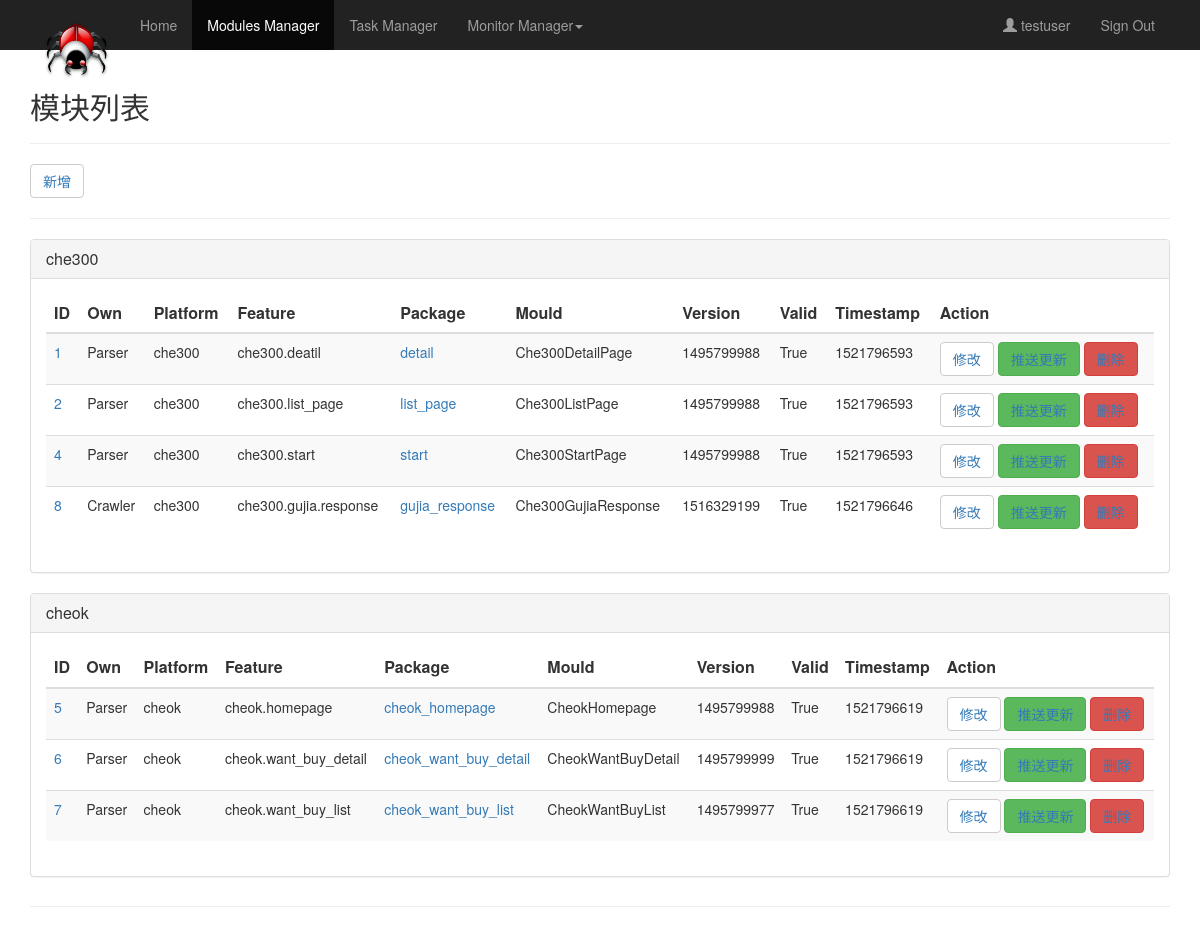
/modules/list (signed in), run on the app's committed database.
### app/models.py (models this page shows, shortened)
class User(db.Model, UserMixin):
    __tablename__ = 'users'
    id = db.Column(db.Integer, primary_key=True)
    username = db.Column(db.String(32), index=True)
    password_hash = db.Column(db.String(128))
    @property
    def password(self):
        raise AttributeError('Password is not a readable attribute.')

class Modules(db.Model):
    __tablename__ = 'modules'
    id = db.Column(db.Integer, primary_key=True)
    own = db.Column(db.String(16))
    platform = db.Column(db.String(32))
    feature = db.Column(db.String(32))
    package = db.Column(db.String(64))
    mould = db.Column(db.String(32))
    url = db.Column(db.String(1024))
    version = db.Column(db.String(16))
    file_md5 = db.Column(db.String(32))
    valid = db.Column(db.Boolean, default=True)
    timestamp = db.Column(db.Integer)
    __table_args__ = (UniqueConstraint('own', 'platform', 'feature', name='_own_platform_feature_uc'),)

### app/modules/views.py (the view)
@modules.route('/list')
@login_required
def modules_list():
    modules_list = Modules.query.all()
    modules = defaultdict(list)
    for module in modules_list:
        modules[module.platform].append(module)
    return render_template('modules/modules_list.html', modules=modules)

### app/models.py (called while the page is built)
@login_manager.user_loader
def load_user(uid):
    return User.query.get(int(uid))

### app/templates/modules/modules_list.html (shortened to what this page needs)
{% extends "base.html" %}
{% block page_content %}
<div class="page-header">
    <h2>模块列表</h2>
    <hr>
    <button type="button" class="btn btn-default">
        <a href="{{ url_for('modules.upload') }}">新增</a>
    </button>
    <hr>
    {% for platform, items in modules.items() %}
    <div class="panel panel-default">
        <div class="panel-heading">
            <h2 class="panel-title">{{ platform }}</h2>
        </div>
        <div class="panel-body">
            <div class="table-responsive">
                <table class="table table-striped">
                    <thead>
                        <tr>
                            <th class="panel-title">ID</th>
                            <th class="panel-title">Own</th>
                            <th class="panel-title">Platform</th>
                            <th class="panel-title">Feature</th>
                            <th class="panel-title">Package</th>
                            <th class="panel-title">Mould</th>
                            <th class="panel-title">Version</th>
                            <th class="panel-title">Valid</th>
                            <th class="panel-title">Timestamp</th>
                            <th class="panel-title">Action</th>
                        </tr>
                    </thead>
                    <tbody>
                        {% for item in items %}
                        <tr>
                            <td style="white-space: nowrap;overflow: hidden;text-overflow: ellipsis;">
                                <a href="{{ url_for('modules.edit_module', mid=item.id) }}">{{ item.id }}</a>
                            </td>
                            <td style="white-space: nowrap;overflow: hidden;text-overflow: ellipsis;">{{ item.own }}</td>
                            <td style="white-space: nowrap;overflow: hidden;text-overflow: ellipsis;">{{ item.platform }}</td>
                            <td style="white-space: nowrap;overflow: hidden;text-overflow: ellipsis;">{{ item.feature }}</td>
                            <td style="white-space: nowrap;overflow: hidden;text-overflow: ellipsis;">
                                <a href="{{ item.url }}">{{ item.package }}</a>
                            </td>
                            <td style="white-space: nowrap;overflow: hidden;text-overflow: ellipsis;">{{ item.mould }}</td>
                            <td style="white-space: nowrap;overflow: hidden;text-overflow: ellipsis;">{{ item.version }}</td>
                            <td style="white-space: nowrap;overflow: hidden;text-overflow: ellipsis;">{{ item.valid }}</td>
                            <td style="white-space: nowrap;overflow: hidden;text-overflow: ellipsis;">{{ item.timestamp }}</td>
                            <td style="white-space: nowrap;overflow: hidden;text-overflow: ellipsis;">
                                <button type="button" class="btn btn-default">
                                    <a href="{{ url_for('modules.edit_module', mid=item.id) }}">修改</a>
                                </button>
                                <button type="button" class="btn btn-success">
                                    <a href="{{ url_for('modules.push_module', mid=item.id) }}">推送更新</a>
                                </button>
                                <button type="button" class="btn btn-danger" onclick="return delete_modules();">
                                    <a href="{{ url_for('modules.delete_module', mid=item.id) }}">删除</a>
                                </button>
                            </td>
                        </tr>
                        {% endfor %}
                    </tbody>
                </table>
            </div>
        </div>
    </div>
    {% endfor %}
</div>
{% endblock %}

### app/templates/base.html (shortened to what this page needs)
{% extends "bootstrap/base.html" %}
{% block head %}
{{ super() }}
{% endblock %}
{% block navbar %}
<div class="navbar-inverse" role="navigation">
    <div class="container">
        <div class="navbar-header">
            <a class="navbar-brand" href="/">
                <img alt="Brand" src="/static/virus.ico" width="65px" height="65px">
            </a>
        </div>
        <div class="navbar-collapse collapse">
            <ul class="nav navbar-nav">
                <li role="presentation" {% if request.endpoint=="/" %}class="active"{% endif %}>
                    <a href="/">Home</a>
                </li>
                <li role="presentation" {% if request.endpoint=="modules.modules_list" %}class="active"{% endif %}>
                    <a href="{{ url_for('modules.modules_list') }}">Modules Manager</a>
                </li>
                <li role="presentation" {% if request.endpoint=="task.task_list" %}class="active"{% endif %}>
                    <a href="{{ url_for('task.task_list') }}">Task Manager</a>
                </li>
                <li class="dropdown" role="presentation" {% if request.endpoint=="monitor.monitor_status" %}class="active"{% endif %}>
                  <a href="#" class="dropdown-toggle" data-toggle="dropdown">
                      Monitor Manager<span class="caret"></span>
                  </a>
                </li>
            </ul>
            <ul class="nav navbar-nav navbar-right">
                {% if current_user.is_authenticated %}
                <li><a><i class="glyphicon glyphicon-user"></i> {{ current_user.username }}</a></li>
                <li><a href="{{ url_for('auth.logout') }}">Sign Out</a></li>
                {% else %}
                <li><a href="{{ url_for('auth.login') }}">Sign In</a></li>
                {% endif %}
            </ul>
        </div>
    </div>
</div>
{% endblock %}
{% block content %}
<div class="container">
    {% block page_content %}
    {% endblock %}
</div>
{% endblock %}

### data on the page
User: username "testuser"
Modules: platform "che300", id "1", own "Parser", feature "che300.deatil", package "detail", mould "Che300DetailPage", version "1495799988", valid "True", timestamp "1521796593"
Modules: id "2", own "Parser", platform "che300", feature "che300.list_page", package "list_page", mould "Che300ListPage", version "1495799988", valid "True", timestamp "1521796593"
Modules: id "4", own "Parser", platform "che300", feature "che300.start", package "start", mould "Che300StartPage", version "1495799988", valid "True", timestamp "1521796593"
Modules: id "8", own "Crawler", platform "che300", feature "che300.gujia.response", package "gujia_response", mould "Che300GujiaResponse", version "1516329199", valid "True", timestamp "1521796646"
Modules: platform "cheok", id "5", own "Parser", feature "cheok.homepage", package "cheok_homepage", mould "CheokHomepage", version "1495799988", valid "True", timestamp "1521796619"
Modules: id "6", own "Parser", platform "cheok", feature "cheok.want_buy_detail", package "cheok_want_buy_detail", mould "CheokWantBuyDetail", version "1495799999", valid "True", timestamp "1521796619"
Modules: id "7", own "Parser", platform "cheok", feature "cheok.want_buy_list", package "cheok_want_buy_list", mould "CheokWantBuyList", version "1495799977", valid "True", timestamp "1521796619"
